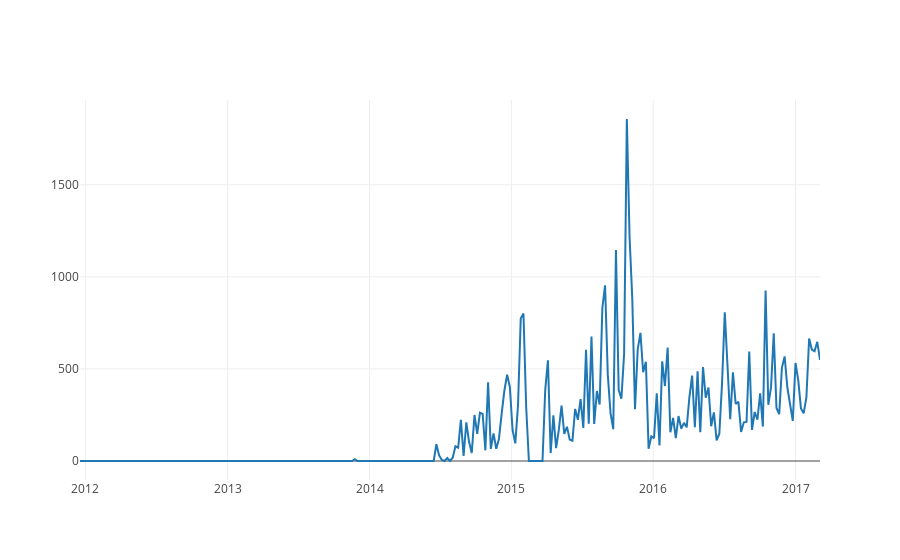

Here is the notebook cell this chart was saved with:
### Markdown cell above
This is the distribution of edits using the userscript by day. Of course fluctuations are quite important... it might be cleaner to display the number of edits by week. Fortunately pandas allows to resample data easily:

### Code cell
dc = date_count.asfreq('W').fillna(0)
iplot([go.Scatter(x=dc.index, y=dc.cnt)])

### Figure 1 — Plotly figure (JSON) as saved in the notebook; plotly's stock layout.template omitted (floating-point values rounded to 4 significant figures; data arrays with more than 128 entries replaced by an {"elided": "..."} marker saying what was removed)
{"data": [{"type": "scatter", "x": {"elided": "273 str values"}, "y": {"elided": "273 int values"}}], "layout": {}}
